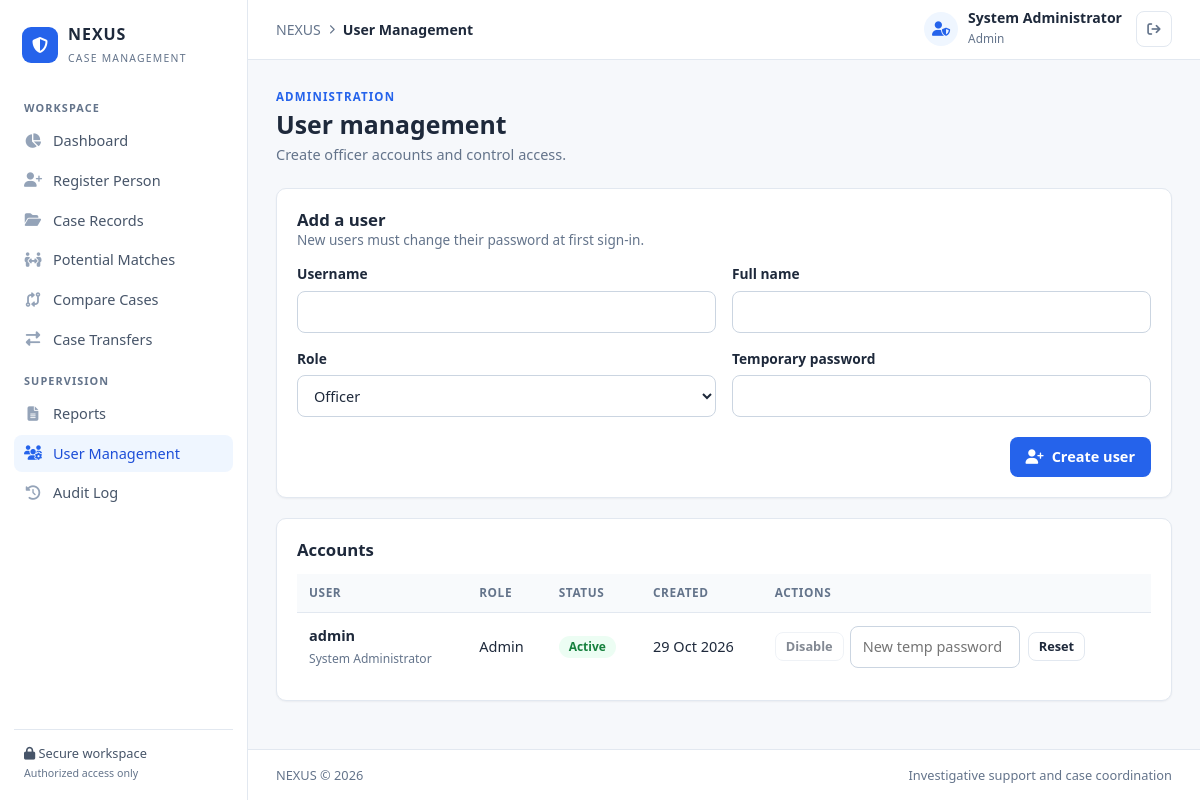
Page /admin/users (signed in) on the committed database.
### tables this page shows
CREATE TABLE users (
    id INTEGER PRIMARY KEY AUTOINCREMENT,
    username TEXT NOT NULL UNIQUE,
    full_name TEXT NOT NULL,
    password_hash TEXT NOT NULL,
    role TEXT NOT NULL DEFAULT 'Officer',
    active INTEGER NOT NULL DEFAULT 1,
    must_change INTEGER NOT NULL DEFAULT 1,
    created_at TEXT NOT NULL DEFAULT CURRENT_TIMESTAMP
);

### app.py (the view, shortened to what this page needs)
@app.route("/admin/users", methods=["GET", "POST"])
@roles_required("Admin")
def users():
    return render_template("users.html", rows=query("SELECT * FROM users ORDER BY id"))

### app.py (called while the page is built)
def get_db():
    if "db" not in g:
        g.db = sqlite3.connect(DATABASE)
        g.db.row_factory = sqlite3.Row
        g.db.execute("PRAGMA foreign_keys = ON")
    return g.db

def query(sql, params=(), one=False):
    rows = get_db().execute(sql, params).fetchall()
    if one:
        return rows[0] if rows else None
    return rows

def csrf_token():
    if "_csrf" not in session:
        session["_csrf"] = secrets.token_hex(16)
    return session["_csrf"]

@app.before_request
def load_user_and_protect():
    g.user = None
    if session.get("user_id"):
        user = query("SELECT * FROM users WHERE id = ? AND active = 1",
                     (session["user_id"],), one=True)
        if user:
            g.user = user
        else:
            session.clear()
    if request.method == "POST":
        sent = request.form.get("_csrf", "")
        if not sent or not secrets.compare_digest(sent, session.get("_csrf", "")):
            abort(400)
    if (g.user and g.user["must_change"]
            and request.endpoint not in {"account", "logout", "static"}):
        flash("Please set a new password before continuing.", "warning")
        return redirect(url_for("account"))

@app.after_request
def security_headers(resp):
    resp.headers.setdefault("X-Content-Type-Options", "nosniff")
    resp.headers.setdefault("X-Frame-Options", "DENY")
    resp.headers.setdefault("Referrer-Policy", "same-origin")
    resp.headers.setdefault("Cache-Control", "no-store")
    return resp

def login_required(view):
    @wraps(view)
    def wrapped(*args, **kwargs):
        if not g.user:
            flash("Please sign in to continue.", "warning")
            return redirect(url_for("login", next=request.path))
        return view(*args, **kwargs)
    return wrapped

def roles_required(*roles):
    def decorator(view):
        @wraps(view)
        @login_required
        def wrapped(*args, **kwargs):
            if g.user["role"] not in roles:
                abort(403)
            return view(*args, **kwargs)
        return wrapped
    return decorator

@app.context_processor
def inject_globals():
    return {
        "current_user": g.get("user"),
        "csrf_input": lambda: Markup(
            f'<input type="hidden" name="_csrf" value="{csrf_token()}">'),
        "STATUSES": STATUSES, "CATEGORIES": CATEGORIES, "GENDERS": GENDERS,
        "ROLES": ROLES, "MATCH_STATUSES": MATCH_STATUSES,
        "TRANSFER_REASONS": TRANSFER_REASONS,
        "year": datetime.now().year,
    }

### templates/users.html (shortened to what this page needs)
{% extends "base.html" %}
{% block breadcrumb %}User Management{% endblock %}
{% block content %}
<section class="page-heading">
    <div>
        <div class="eyebrow">ADMINISTRATION</div>
        <h1>User management</h1>
        <p>Create officer accounts and control access.</p>
    </div>
</section>
<section class="panel">
    <div class="section-heading"><div><h2>Add a user</h2><p>New users must change their password at first sign-in.</p></div></div>
    <form method="POST">
        <div class="form-grid">
            <div class="form-group"><label for="username">Username</label>
                <input id="username" name="username" required maxlength="30" autocomplete="off"></div>
            <div class="form-group"><label for="full_name">Full name</label>
                <input id="full_name" name="full_name" required maxlength="100"></div>
            <div class="form-group"><label for="role">Role</label>
                <select id="role" name="role">{% for r in ROLES %}<option>{{ r }}</option>{% endfor %}</select></div>
            <div class="form-group"><label for="password">Temporary password</label>
                <input id="password" name="password" type="password" required minlength="8" autocomplete="new-password"></div>
        </div>
        <div class="form-actions"><button class="button button-primary" type="submit"><i class="fa-solid fa-user-plus"></i> Create user</button></div>
    </form>
</section>
<section class="panel">
    <div class="section-heading"><h2>Accounts</h2></div>
    <div class="table-wrap">
        <table>
            <thead><tr><th>User</th><th>Role</th><th>Status</th><th>Created</th><th>Actions</th></tr></thead>
            <tbody>
            {% for u in rows %}
            <tr>
                <td><strong>{{ u['username'] }}</strong><br><small>{{ u['full_name'] }}</small></td>
                <td>{{ u['role'] }}</td>
                <td><span class="badge {{ 'badge-completed' if u['active'] else 'badge-rejected' }}">{{ 'Active' if u['active'] else 'Disabled' }}</span></td>
                <td>{{ u['created_at']|pretty_date }}</td>
                <td>
                    <div class="row-actions">
                        <form method="POST" action="{{ url_for('toggle_user', user_id=u['id']) }}">
                            <button class="button button-secondary button-small" type="submit"
                                    {% if u['id'] == current_user['id'] %}disabled{% endif %}>
                                {{ 'Disable' if u['active'] else 'Enable' }}</button>
                        </form>
                        <form method="POST" action="{{ url_for('reset_user_password', user_id=u['id']) }}" class="inline-form">
                            <input type="password" name="password" placeholder="New temp password" minlength="8" required autocomplete="new-password">
                            <button class="button button-secondary button-small" type="submit">Reset</button>
                        </form>
                    </div>
                </td>
            </tr>
            {% endfor %}
            </tbody>
        </table>
    </div>
</section>
{% endblock %}

### templates/base.html (shortened to what this page needs)
<!DOCTYPE html>
<html lang="en">
<head>
    <link rel="stylesheet" href="{{ url_for('static', filename='css/style.css') }}">
    <link rel="stylesheet" href="https://cdnjs.cloudflare.com/ajax/libs/font-awesome/6.5.2/css/all.min.css">
</head>
<body>
<div class="app-shell">
    <aside class="sidebar" id="sidebar">
        <a class="brand" href="{{ url_for('dashboard') }}">
            <span class="brand-icon"><i class="fa-solid fa-shield-halved"></i></span>
            <span><strong>NEXUS</strong><small>CASE MANAGEMENT</small></span>
        </a>
        <div class="sidebar-label">WORKSPACE</div>
        <nav class="nav-menu">
            <a href="{{ url_for('dashboard') }}" class="{{ 'active' if request.endpoint == 'dashboard' }}">
                <i class="fa-solid fa-chart-pie"></i> Dashboard</a>
            <a href="{{ url_for('new_case') }}" class="{{ 'active' if request.endpoint == 'new_case' }}">
                <i class="fa-solid fa-user-plus"></i> Register Person</a>
            <a href="{{ url_for('cases') }}" class="{{ 'active' if request.endpoint in ('cases', 'case_detail', 'edit_case') }}">
                <i class="fa-solid fa-folder-open"></i> Case Records</a>
            <a href="{{ url_for('matches') }}" class="{{ 'active' if request.endpoint == 'matches' }}">
                <i class="fa-solid fa-people-arrows-left-right"></i> Potential Matches</a>
            <a href="{{ url_for('compare') }}" class="{{ 'active' if request.endpoint == 'compare' }}">
                <i class="fa-solid fa-code-compare"></i> Compare Cases</a>
            <a href="{{ url_for('transfers') }}" class="{{ 'active' if request.endpoint == 'transfers' }}">
                <i class="fa-solid fa-right-left"></i> Case Transfers</a>
        </nav>
        {% if current_user and current_user['role'] in ('Supervisor', 'Admin') %}
        <div class="sidebar-label">SUPERVISION</div>
        <nav class="nav-menu">
            <a href="{{ url_for('reports') }}" class="{{ 'active' if request.endpoint == 'reports' }}">
                <i class="fa-solid fa-file-lines"></i> Reports</a>
            {% if current_user['role'] == 'Admin' %}
            <a href="{{ url_for('users') }}" class="{{ 'active' if request.endpoint == 'users' }}">
                <i class="fa-solid fa-users-gear"></i> User Management</a>
            <a href="{{ url_for('audit_log') }}" class="{{ 'active' if request.endpoint == 'audit_log' }}">
                <i class="fa-solid fa-clock-rotate-left"></i> Audit Log</a>
            {% endif %}
        </nav>
        {% endif %}
        <div class="sidebar-footer">
            <div><i class="fa-solid fa-lock"></i> Secure workspace</div>
            <small>Authorized access only</small>
        </div>
    </aside>
    <div class="main-area">
        <header class="topbar">
            <div class="breadcrumb">
                <span>NEXUS</span><i class="fa-solid fa-chevron-right"></i>
                <strong>{% block breadcrumb %}Dashboard{% endblock %}</strong>
            </div>
            <div class="topbar-right">
                <a class="officer-profile" href="{{ url_for('account') }}" title="Account settings">
                    <span class="avatar"><i class="fa-solid fa-user-shield"></i></span>
                    <span class="officer-info">
                        <strong>{{ current_user['full_name'] if current_user else 'Officer' }}</strong>
                        <small>{{ current_user['role'] if current_user else '' }}</small>
                    </span>
                </a>
                <form method="POST" action="{{ url_for('logout') }}">
                    <button class="icon-button" type="submit" title="Sign out" aria-label="Sign out">
                        <i class="fa-solid fa-arrow-right-from-bracket"></i>
                    </button>
                </form>
            </div>
        </header>
        <main class="page-content">
            {% block content %}{% endblock %}
        </main>
        <footer class="page-footer">
            <span>NEXUS &copy; {{ year }}</span>
            <span>Investigative support and case coordination</span>
        </footer>
    </div>
</div>
</body>
</html>

### rows in the picture
users: full_name "System Administrator", role "Admin", username "admin", active "Active", created_at|pretty_date "29 Oct 2026", active "Disable"

### other values in the picture
form field role "Officer"
